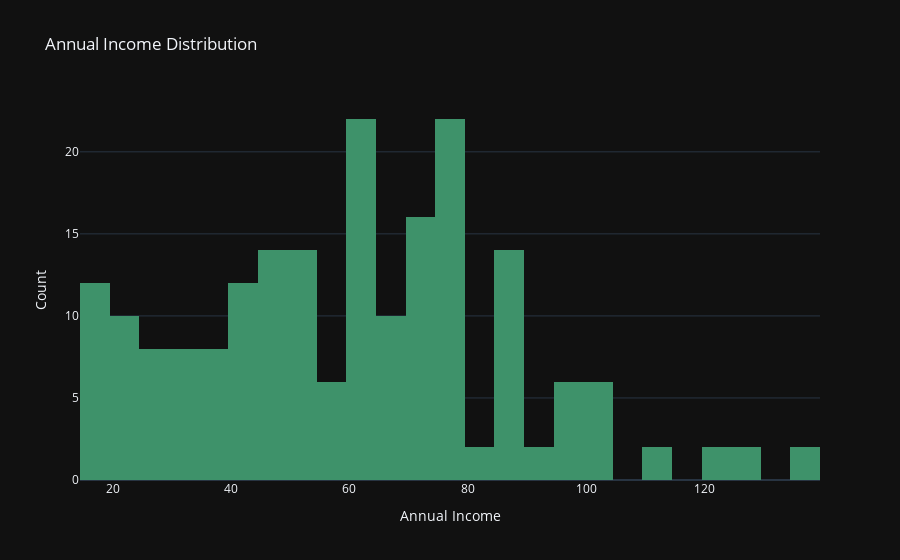

Notebook code for this chart:
### Code cell
# Create a histogram for each column
fig = go.Figure()
fig.add_trace(go.Histogram(x=dataset['Annual Income (k$)'], marker=dict(color='#3E926A'), nbinsx=50))
fig.update_layout(title='Annual Income Distribution', xaxis_title='Annual Income', yaxis_title='Count', template='plotly_dark')

# Show the plots
fig.show()

### Figure 1 — Plotly figure (JSON) as saved in the notebook; plotly's stock layout.template omitted (floating-point values rounded to 4 significant figures; data arrays with more than 128 entries replaced by an {"elided": "..."} marker saying what was removed)
{"data": [{"marker": {"color": "#3E926A"}, "nbinsx": 50, "type": "histogram", "x": {"elided": "200 int values"}}], "layout": {"title": {"text": "Annual Income Distribution"}, "xaxis": {"title": {"text": "Annual Income"}}, "yaxis": {"title": {"text": "Count"}}}}
